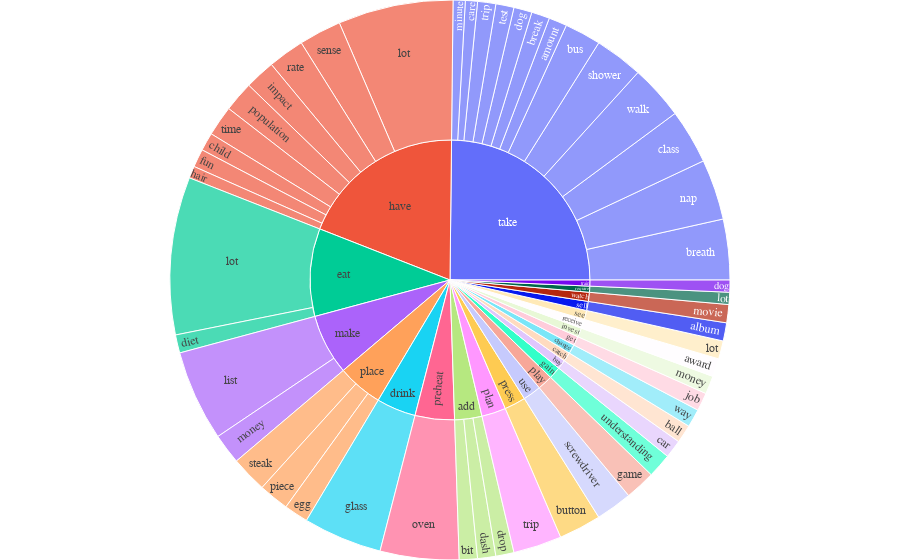

The notebook cell this image was saved under:
### Code cell
import os
import plotly.graph_objects as go
import plotly.express as px

# df["blank"] = "ROOT"
df = phrases_b.groupby(["verb", "noun"]).size().sort_values(ascending=False).head(50).reset_index().rename(columns={0: "count"})

#df = df[df["count"] > 30]
print(df)
fig = px.sunburst(df, path=['verb', 'noun'], values='count')
# fig.update_layout(uniformtext=dict(minsize=10, mode='hide'))
fig.update_layout(
    margin=dict(l=0, r=0, t=0, b=0),
    font_family="Times New Roman",
)
fig.show()
os.makedirs('./output', exist_ok=True)
fig.write_html("./output/verb_noun.html")
# fig.savefig("output/verb_noun.pdf")

### Figure 1 — Plotly figure (JSON) as saved in the notebook; plotly's stock layout.template omitted (floating-point values rounded to 4 significant figures)
{"data": [{"branchvalues": "total", "domain": {"x": [0, 1], "y": [0, 1]}, "hovertemplate": "labels=%{label}<br>count=%{value}<br>parent=%{parent}<br>id=%{id}<extra></extra>", "ids": ["sell/album", "take/amount", "receive/award", "catch/ball", "add/bit", "take/break", "take/breath", "take/bus", "press/button", "buy/car", "take/care", "have/child", "take/class", "add/dash", "eat/diet", "take/dog", "train/dog", "add/drop", "place/egg", "have/fun", "play/game", "drink/glass", "have/hair", "have/impact", "get/job", "make/list", "eat/lot", "have/lot", "require/lot", "see/lot", "take/minute", "invest/money", "make/money", "watch/movie", "take/nap", "preheat/oven", "place/piece", "have/population", "have/rate", "use/screwdriver", "have/sense", "take/shower", "place/steak", "take/test", "have/time", "plan/trip", "take/trip", "gain/understanding", "take/walk", "change/way", "add", "buy", "catch", "change", "drink", "eat", "gain", "get", "have", "invest", "make", "place", "plan", "play", "preheat", "press", "receive", "require", "see", "sell", "take", "train", "use", "watch"], "labels": ["album", "amount", "award", "ball", "bit", "break", "breath", "bus", "button", "car", "care", "child", "class", "dash", "diet", "dog", "dog", "drop", "egg", "fun", "game", "glass", "hair", "impact", "job", "list", "lot", "lot", "lot", "lot", "minute", "money", "money", "movie", "nap", "oven", "piece", "population", "rate", "screwdriver", "sense", "shower", "steak", "test", "time", "trip", "trip", "understanding", "walk", "way", "add", "buy", "catch", "change", "drink", "eat", "gain", "get", "have", "invest", "make", "place", "plan", "play", "preheat", "press", "receive", "require", "see", "sell", "take", "train", "use", "watch"], "name": "", "parents": ["sell", "take", "receive", "catch", "add", "take", "take", "take", "press", "buy", "take", "have", "take", "add", "eat", "take", "train", "add", "place", "have", "play", "drink", "have", "have", "get", "make", "eat", "have", "require", "see", "take", "invest", "make", "watch", "take", "preheat", "place", "have", "have", "use", "have", "take", "place", "take", "have", "plan", "take", "gain", "take", "change", "", "", "", "", "", "", "", "", "", "", "", "", "", "", "", "", "", "", "", "", "", "", "", ""], "type": "sunburst", "values": [3, 3, 3, 3, 3, 3, 10, 6, 7, 3, 2, 3, 9, 3, 3, 3, 2, 3, 4, 3, 5, 13, 2, 5, 3, 15, 26, 19, 2, 3, 2, 3, 5, 3, 10, 13, 5, 5, 6, 6, 7, 8, 6, 3, 5, 8, 3, 4, 9, 3, 9, 3, 3, 3, 13, 29, 4, 3, 55, 3, 20, 15, 8, 5, 13, 7, 3, 2, 3, 3, 71, 2, 6, 3]}], "layout": {"font": {"family": "Times New Roman"}, "legend": {"tracegroupgap": 0}, "margin": {"b": 0, "l": 0, "r": 0, "t": 0}}}
